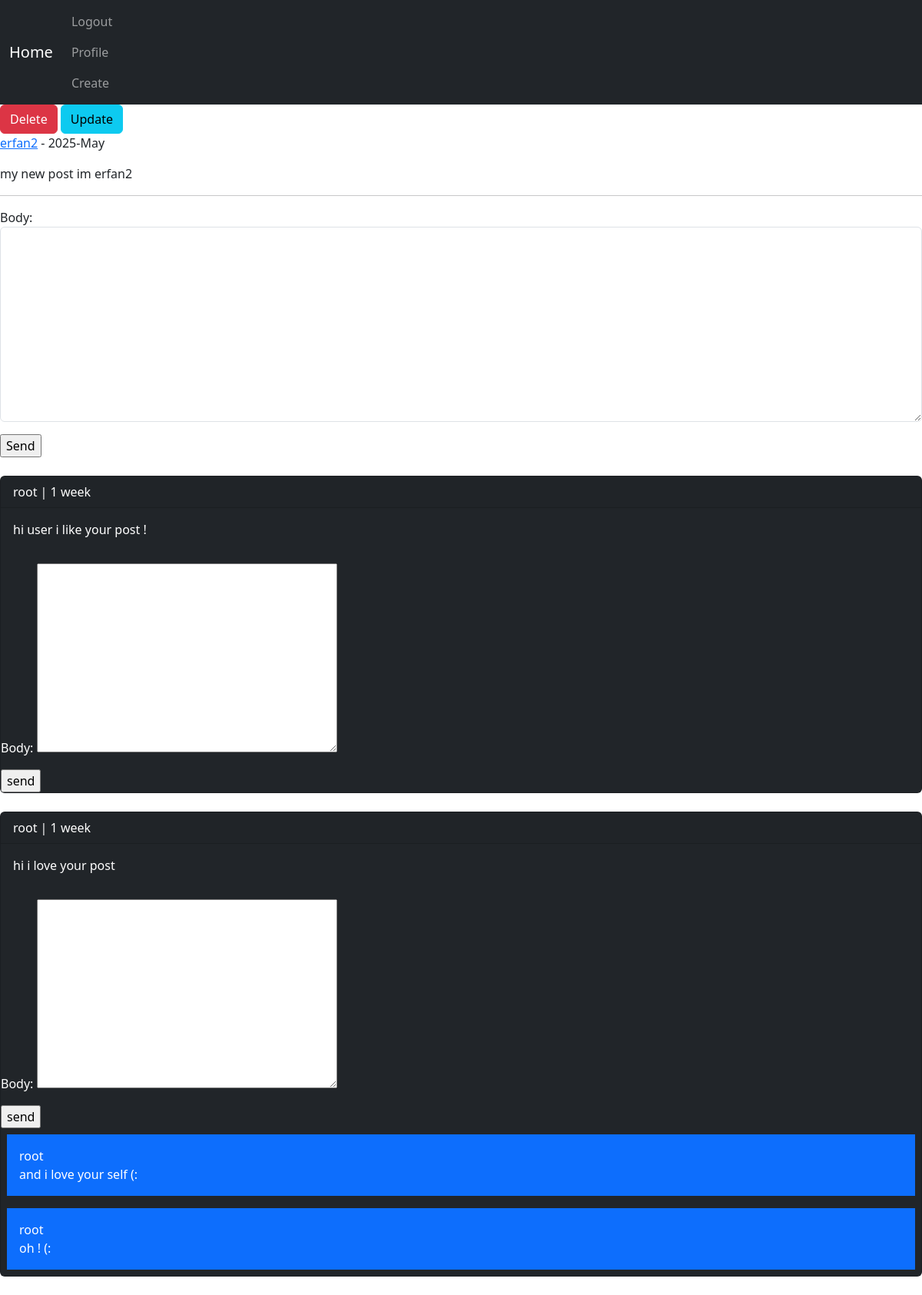
/post/detail/2/my-new-post-im-erfan2 (signed in), run on the app's committed database.
### post/models.py (models this page shows, shortened)
class Post(models.Model):
    user = models.ForeignKey(User , on_delete=models.CASCADE , related_name='posts') # user.posts
    body = models.TextField()
    slug = models.SlugField()
    created = models.DateTimeField(auto_now_add=True)
    updated = models.DateTimeField(auto_now=True)
    class Meta:
        ordering = ('created',)

class Comment(models.Model):
    user = models.ForeignKey(User , on_delete=models.CASCADE , related_name='ucomments' ) #user.ucomments
    post = models.ForeignKey(Post , on_delete=models.CASCADE , related_name='pcomments') #post.pcomments
    reply = models.ForeignKey('self' , on_delete=models.CASCADE , related_name='rcomments' , blank=True , null=True) # may we don't have any replies
    is_reply = models.BooleanField(default=False)
    body = models.TextField(max_length=400)
    created = models.DateTimeField(auto_now_add=True)
    updated = models.DateTimeField(auto_now=True) #updating comment details

### post/views.py (the view)
# urls.py: path('detail/<int:post_id>/<slug:post_slug>' , views.PostDetailView.as_view() , name='post_detail'),
class PostDetailView(View):
    template_name = 'post/detail.html'
    form_class = CommentCreateForm
    form_class_reply = CommentReplyForm
    def setup(self, request, *args, **kwargs):
        self.post_instance = get_object_or_404(Post , id=kwargs['post_id'] , slug=kwargs['post_slug'])
        return super().setup(request , args , kwargs)
    def get(self, request, post_id , post_slug):
        comments = self.post_instance.pcomments.filter(is_reply=False)
        return render(request, self.template_name , {'post': self.post_instance , 'comments':comments , 'form':self.form_class, 'reply_form':self.form_class_reply,})
    def post(self, request, *args, **kwargs):
        form = self.form_class(request.POST)
        if form.is_valid():
            new_comment = form.save(commit=False)
            new_comment.user = request.user
            new_comment.post = self.post_instance
            new_comment.save()
            messages.success(request, 'your comment submitted successfully', 'success')
            return redirect('post:post_detail', self.post_instance.id, self.post_instance.slug)

### account/authenticate.py (called while the page is built)
    def get_user(self , user_id):
        try:
            return User.objects.get(pk=user_id)
        except User.DoesNotExist:
            return None

### post/templates/post/detail.html (shortened to what this page needs)
{% extends 'base.html' %}
{% block body %}
    {% if request.user.id == post.user.id %}
        <a href="{% url 'post:post_delete' post.id %}" class="btn btn-danger">Delete</a>
        <a href="{% url 'post:post_update' post.id %}" class="btn btn-info">Update</a>
    {% endif %}
    <p><a href="{% url 'account:user_profile' post.user.id %}">{{ post.user.username }}</a> - {{ post.updated|date:"Y-M" }}</p>
    <p>{{ post.body }}</p><hr/>
    {% if request.user.is_authenticated %}
        <form action="" method="post">
            {{ form.as_p }}
            <input type="submit" value="Send">
        </form> <br/>
    {% else %}
        <p class="alert alert-danger">Only logged in users can comment.</p>
    {% endif %}
    {% for comment in comments %}
        <div class="card bg-dark text-white">
            <p class="card-header">{{ comment.user }} | {{ comment.created|timesince }}</p>
            <p class="card-body">{{ comment.body }}</p>
            {% if request.user.is_authenticated %}
                <form action="{% url 'post:add_reply' post.id comment.id %}" method="post">
                    {{ reply_form.as_p }}
                    <input type="submit" value="send">
                </form>
            {% endif %}
            {% with replies=comment.rcomments.all %}
                {% for reply in replies %}
                    <p class="bg-primary p-3 m-2">{{ reply.user }} <br/> {{ reply.body }}</p>
                {% endfor %}
            {% endwith %}
        </div><br/>
    {% empty %}
        <p>No comments yet!</p>
    {% endfor %}
{% endblock body %}

### data on the page
Post: user.username "erfan2", updated "2025-May", body "my new post im erfan2"
Comment: user "root", created "1 week", body "hi user i like your post !"
Comment: user "root", created "1 week", body "hi i love your post"
Comment: user "root", body "and i love your self (:"
Comment: user "root", body "oh ! (:"
